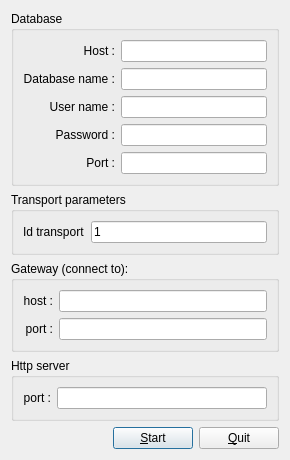
<?xml version="1.0" encoding="UTF-8"?>
<ui version="4.0">
 <class>transport_settings_form</class>
 <widget class="QDialog" name="transport_settings_form">
  <property name="geometry">
   <rect>
    <x>0</x>
    <y>0</y>
    <width>290</width>
    <height>433</height>
   </rect>
  </property>
  <property name="windowTitle">
   <string>Transport settings</string>
  </property>
  <property name="toolTip">
   <string>Parametr set transport ID (for http-protocol must be 2)</string>
  </property>
  <layout class="QGridLayout" name="gridLayout_4">
   <item row="0" column="0" colspan="3">
    <widget class="QGroupBox" name="gbDB">
     <property name="title">
      <string>Database</string>
     </property>
     <layout class="QGridLayout" name="gridLayout">
      <item row="0" column="0">
       <widget class="QLabel" name="lHost">
        <property name="text">
         <string>Host :</string>
        </property>
        <property name="alignment">
         <set>Qt::AlignRight|Qt::AlignTrailing|Qt::AlignVCenter</set>
        </property>
       </widget>
      </item>
      <item row="0" column="1">
       <widget class="QLineEdit" name="lEHost"/>
      </item>
      <item row="1" column="0">
       <widget class="QLabel" name="lDBName">
        <property name="text">
         <string>Database name :</string>
        </property>
        <property name="alignment">
         <set>Qt::AlignRight|Qt::AlignTrailing|Qt::AlignVCenter</set>
        </property>
       </widget>
      </item>
      <item row="1" column="1">
       <widget class="QLineEdit" name="lEDBName">
        <property name="echoMode">
         <enum>QLineEdit::Normal</enum>
        </property>
       </widget>
      </item>
      <item row="2" column="0">
       <widget class="QLabel" name="lUserName">
        <property name="text">
         <string>User name :</string>
        </property>
        <property name="alignment">
         <set>Qt::AlignRight|Qt::AlignTrailing|Qt::AlignVCenter</set>
        </property>
       </widget>
      </item>
      <item row="2" column="1">
       <widget class="QLineEdit" name="lEUserName"/>
      </item>
      <item row="3" column="0">
       <widget class="QLabel" name="lPassword">
        <property name="text">
         <string>Password :</string>
        </property>
        <property name="alignment">
         <set>Qt::AlignRight|Qt::AlignTrailing|Qt::AlignVCenter</set>
        </property>
       </widget>
      </item>
      <item row="3" column="1">
       <widget class="QLineEdit" name="lEPassword">
        <property name="echoMode">
         <enum>QLineEdit::Password</enum>
        </property>
       </widget>
      </item>
      <item row="4" column="0">
       <widget class="QLabel" name="lPort">
        <property name="text">
         <string>Port :</string>
        </property>
        <property name="alignment">
         <set>Qt::AlignRight|Qt::AlignTrailing|Qt::AlignVCenter</set>
        </property>
       </widget>
      </item>
      <item row="4" column="1">
       <widget class="QLineEdit" name="lEPort"/>
      </item>
     </layout>
    </widget>
   </item>
   <item row="2" column="0" colspan="3">
    <widget class="QGroupBox" name="gbHttpGateway">
     <property name="title">
      <string>Gateway (connect to):</string>
     </property>
     <layout class="QGridLayout" name="gridLayout_3">
      <item row="0" column="0">
       <widget class="QLabel" name="lHttpHost">
        <property name="text">
         <string>host :</string>
        </property>
        <property name="alignment">
         <set>Qt::AlignRight|Qt::AlignTrailing|Qt::AlignVCenter</set>
        </property>
       </widget>
      </item>
      <item row="0" column="1">
       <widget class="QLineEdit" name="lEHttpHost">
        <property name="toolTip">
         <string>Parametr set host address when client must connected</string>
        </property>
       </widget>
      </item>
      <item row="1" column="0">
       <widget class="QLabel" name="lHttpPort">
        <property name="text">
         <string>port :</string>
        </property>
        <property name="alignment">
         <set>Qt::AlignRight|Qt::AlignTrailing|Qt::AlignVCenter</set>
        </property>
       </widget>
      </item>
      <item row="1" column="1">
       <widget class="QLineEdit" name="lEHttpPort">
        <property name="toolTip">
         <string>Parametr set port number when client must connected</string>
        </property>
       </widget>
      </item>
     </layout>
    </widget>
   </item>
   <item row="3" column="0" colspan="3">
    <widget class="QGroupBox" name="gbServer">
     <property name="title">
      <string>Http server</string>
     </property>
     <layout class="QGridLayout" name="gridLayout_2">
      <item row="0" column="0">
       <widget class="QLabel" name="lServerPort">
        <property name="text">
         <string>port :</string>
        </property>
        <property name="alignment">
         <set>Qt::AlignRight|Qt::AlignTrailing|Qt::AlignVCenter</set>
        </property>
       </widget>
      </item>
      <item row="0" column="1">
       <widget class="QLineEdit" name="lEServerPort">
        <property name="toolTip">
         <string>Parameter set post number when other client must connected</string>
        </property>
       </widget>
      </item>
     </layout>
    </widget>
   </item>
   <item row="4" column="0">
    <spacer name="horizontalSpacer">
     <property name="orientation">
      <enum>Qt::Horizontal</enum>
     </property>
     <property name="sizeHint" stdset="0">
      <size>
       <width>75</width>
       <height>20</height>
      </size>
     </property>
    </spacer>
   </item>
   <item row="4" column="1">
    <widget class="QPushButton" name="pbStart">
     <property name="text">
      <string>&amp;Start</string>
     </property>
    </widget>
   </item>
   <item row="4" column="2">
    <widget class="QPushButton" name="pbQuit">
     <property name="text">
      <string>&amp;Quit</string>
     </property>
    </widget>
   </item>
   <item row="1" column="0" colspan="3">
    <widget class="QGroupBox" name="groupBox">
     <property name="title">
      <string>Transport parameters</string>
     </property>
     <layout class="QGridLayout" name="gridLayout_5">
      <item row="0" column="0" colspan="2">
       <widget class="QLabel" name="lHttpTransport">
        <property name="text">
         <string>Id transport</string>
        </property>
       </widget>
      </item>
      <item row="0" column="2">
       <widget class="QLineEdit" name="lEHttpTransport">
        <property name="text">
         <string>1</string>
        </property>
       </widget>
      </item>
     </layout>
    </widget>
   </item>
  </layout>
 </widget>
 <resources/>
 <connections/>
</ui>
